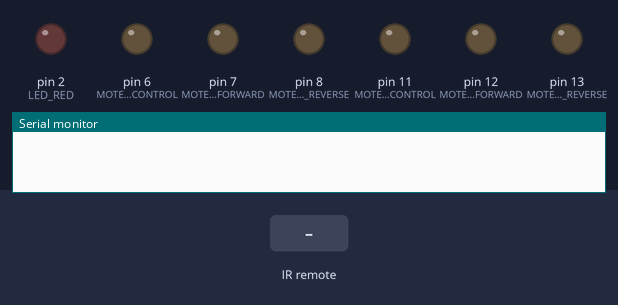
Recording of a sketch running on a simulated Arduino Uno, built with avr-gcc and run on an emulated ATmega328P. On the bench: output pins drawn as LEDs (lit = HIGH), the last lines printed to the serial monitor. Dashed ring = blinking. The inputs (shaded band) are chosen by the test bench.

Above: at 1.2 s.
1.3 s: infrared code 0xFF6897 received
At 1.55 s:
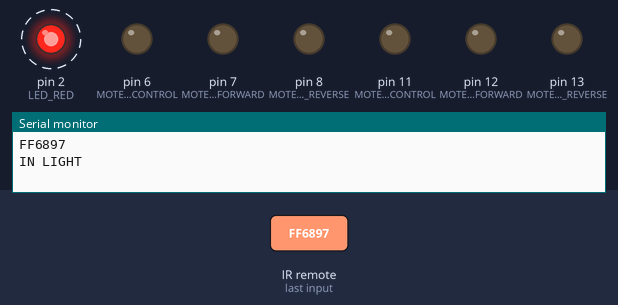
4.3 s: infrared code 0xFF30CF received
At 5.4 s:
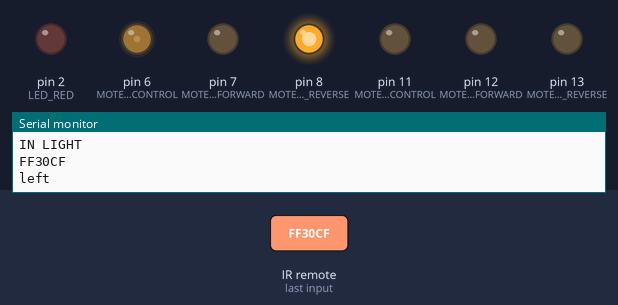
5.8 s: infrared code 0xFF7A85 received
At 6.5 s:
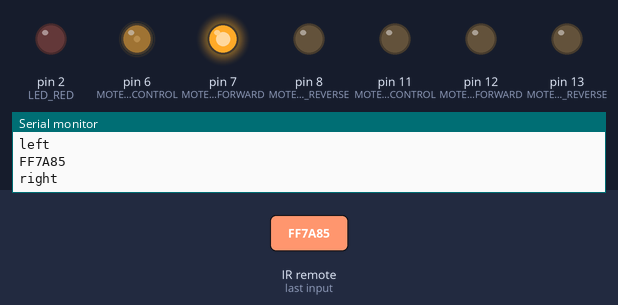
7.3 s: infrared code 0xFF38C7 received
At 7.7 s:
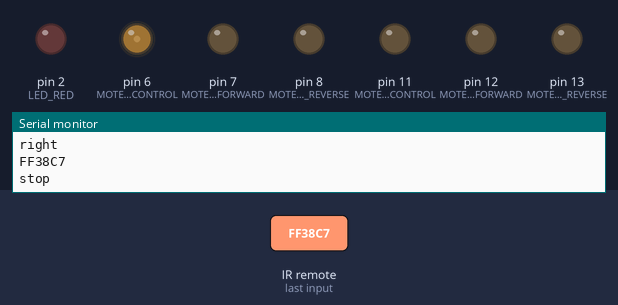
8.8 s: infrared code 0xFF6897 received
At 9.05 s:
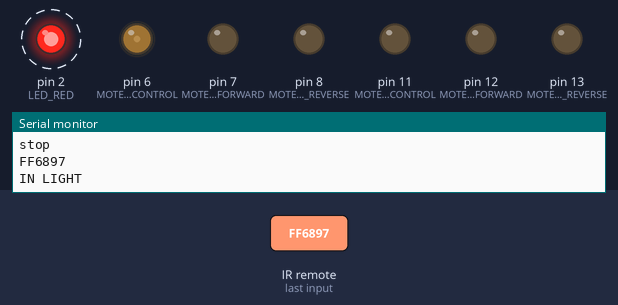
Timing chart, 0 to 11.8 s (numbered marks = the images above; inputs shaded):
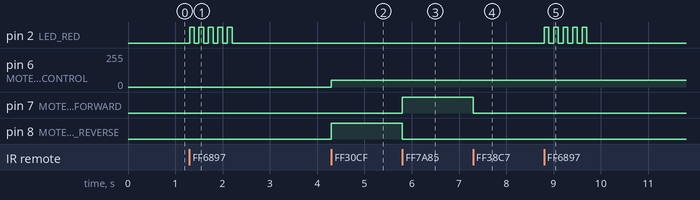

Measured:
- after the input at 1.3 s, pin 2 (LED_RED): alternates HIGH for 0.10 s and LOW for 0.10 s, 10 changes in all, then stays LOW, starting at once
- after the input at 4.3 s, pin 6 (MOTER_LEFT_CONTROL): 0/255 → 50/255 at once; pin 8 (MOTER_LEFT_REVERSE): LOW → HIGH at once
- after the input at 5.8 s, pin 7 (MOTER_LEFT_FORWARD): LOW → HIGH at once; pin 8 (MOTER_LEFT_REVERSE): HIGH → LOW at once
- after the input at 7.3 s, pin 7 (MOTER_LEFT_FORWARD): HIGH → LOW at once
- after the input at 8.8 s, pin 2 (LED_RED): alternates HIGH for 0.10 s and LOW for 0.10 s, 10 changes in all, then stays LOW, starting at once

The sketch:

20201022_infraredCar.ino
```cpp
#include <IRremote.h>


int RECV_PIN = A0; //define input pin on Arduino
IRrecv irrecv(RECV_PIN);
decode_results results;


int LED_RED = 2;

int MOTER_LEFT_CONTROL = 6;
int MOTER_LEFT_FORWARD = 7;
int MOTER_LEFT_REVERSE = 8;
int MOTER_RIGHT_CONTROL = 11;
int MOTER_RIGHT_FORWARD = 12;
int MOTER_RIGHT_REVERSE = 13;


void setup()
{
  Serial.begin(9600);
  irrecv.enableIRIn(); // Start the receiver

  //LED핀
  pinMode(LED_RED, OUTPUT);

  //MOTER핀
  pinMode(MOTER_LEFT_CONTROL, OUTPUT);
  pinMode(MOTER_LEFT_FORWARD, OUTPUT);
  pinMode(MOTER_LEFT_REVERSE, OUTPUT);

  //MOTER핀
  pinMode(MOTER_RIGHT_CONTROL, OUTPUT);
  pinMode(MOTER_RIGHT_FORWARD, OUTPUT);
  pinMode(MOTER_RIGHT_REVERSE, OUTPUT);

}


void loop()
{
  if (irrecv.decode(&results)) {
    Serial.println(results.value, HEX);

    if(results.value == 0xFF6897) {
      light();//0버튼
    } else if(results.value == 0xFF30CF) {
      left();//1버튼
    } else if(results.value == 0xFF7A85) {
      right();//3버튼
    } else if(results.value == 0xFF38C7) {
      stop();//5버튼
    }

    delay(100);
    irrecv.resume(); // Receive the next value
  }
}


void light()
{
  Serial.println("IN LIGHT");

  for(int i = 0; i < 5; i++)
  {
    digitalWrite(LED_RED, HIGH);
    delay(100);
    digitalWrite(LED_RED, LOW);
    delay(100);
  }
}


void right()
{
  Serial.println("right");

  digitalWrite(MOTER_LEFT_FORWARD, HIGH);
  digitalWrite(MOTER_LEFT_REVERSE, LOW);
  analogWrite(MOTER_LEFT_CONTROL, 50);
  delay(500);
}


void left()
{
  Serial.println("left");

  digitalWrite(MOTER_LEFT_FORWARD, LOW);
  digitalWrite(MOTER_LEFT_REVERSE, HIGH);
  analogWrite(MOTER_LEFT_CONTROL, 50);
  delay(500);
}


void stop()
{
  Serial.println("stop");

  digitalWrite(MOTER_LEFT_FORWARD, LOW);
  digitalWrite(MOTER_LEFT_REVERSE, LOW);

  digitalWrite(MOTER_RIGHT_FORWARD, LOW);
  digitalWrite(MOTER_RIGHT_REVERSE, LOW);
}


  /*
  digitalWrite(MOTER_RIGHT_FORWARD, LOW);
  digitalWrite(MOTER_RIGHT_REVERSE, HIGH);
  analogWrite(MOTER_RIGHT_CONTROL, 150);
  delay(500) ;


  digitalWrite(MOTER_LEFT_FORWARD, LOW);
  digitalWrite(MOTER_LEFT_REVERSE, HIGH);
  analogWrite(MOTER_LEFT_CONTROL, 150);
  delay(500) ;

  digitalWrite(MOTER_RIGHT_FORWARD, HIGH);
  digitalWrite(MOTER_RIGHT_REVERSE, LOW);
  analogWrite(MOTER_RIGHT_CONTROL, 150);
  delay(500) ;


  digitalWrite(MOTER_LEFT_FORWARD, LOW);
  digitalWrite(MOTER_LEFT_REVERSE, LOW);
  delay(500) ;

  digitalWrite(MOTER_RIGHT_FORWARD, LOW);
  digitalWrite(MOTER_RIGHT_REVERSE, LOW);
  delay(500) ;  */
```
